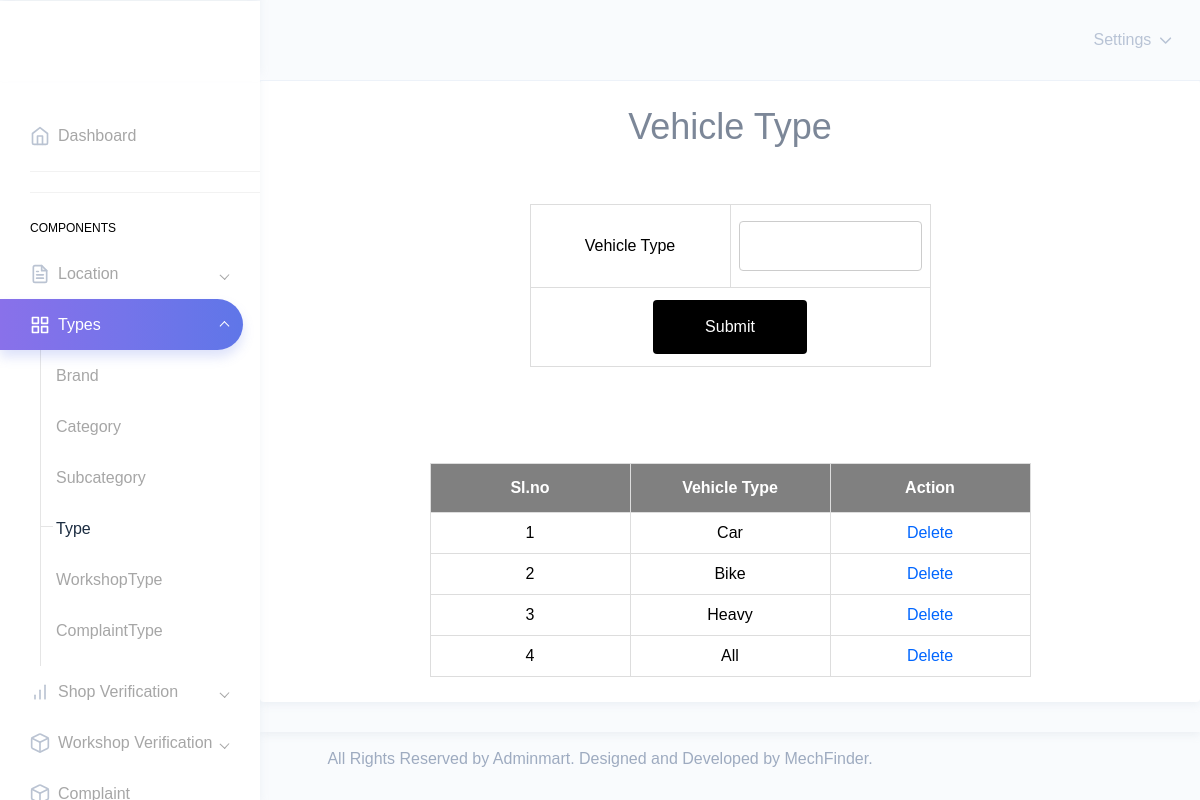
Screenshot of /Admin/Type.php with the database file from the repository.
### tables this page shows
CREATE TABLE `tbl_type` (
  `type_id` int(11) NOT NULL,
  `type_name` varchar(50) NOT NULL
);

### Admin/Type.php (the view, shortened to what this page needs)
<?php
include("../Assets/Connection/Connection.php");
include("Head.php");
			        ?>
<!DOCTYPE html PUBLIC "-//W3C//DTD XHTML 1.0 Transitional//EN" "http://www.w3.org/TR/xhtml1/DTD/xhtml1-transitional.dtd">
<html xmlns="http://www.w3.org/1999/xhtml">
<head>
</head>
<body>
<h1 align="center">Vehicle Type</h1>
<br/><br/>
<div id="tab" align="center">
<form id="form1" name="form1" method="post" action="">
  <table width="323" border="1" cellpadding="5" align="center">
    <tr align="center">
      <td width="147">Vehicle Type</td>
      <td width="144"><input type="text" name="txttype" id="txttype" required autocomplete="off" /></td>
    </tr>
    <tr align="center">
      <td colspan="2"><div align="center">
        <input type="submit" name="btnsave" id="btnsave" value="Submit" />
      </div></td>
    </tr>
  </table>
  <br /> <br /> <br />
  <br />
   <table  border="1"al align="center"cellpadding="5">
    <tr align="center">
      <th>Sl.no</th>
      <th>Vehicle Type</th>
      <th colspan="2"><div align="center">Action</div></th>
    </tr>
<?php
$i=0;
$selqry = "select * from tbl_type";
$result=$conn->query($selqry);
while($row = $result->fetch_assoc())
{
	$i++;
?>
		<tr align="center">
        	<td>
            <?php echo $i;?>
            </td>
            <td>
            <?php echo $row["type_name"];?>
            </td>
       		<td width="132"colspan="2"align="center">
        <a href="Type.php?del=<?php echo $row["type_id"];?>">Delete</a></td></tr>
        <?php
}
?>
  </table>
</form>
</div>
</body>
<?php
include("Foot.php");
?>
</html>

### Assets/Templates/form.css (style rules this page uses)
#tab { font-family: "Trebuchet MS", Arial, Helvetica, sans-serif; border-collapse: collapse; width: 100%; }
#tab td, #tab th { border: 1px solid #ddd; padding: 8px; color: black; text-align:center; min-width:200px; }
#tab a { color:#06F; }
#tab th { padding-top: 12px; padding-bottom: 12px; text-align:center; background-color: gray; color: white; alignment-adjust:central; }
input[type=text],[type=password],[type=email],[type=date], select { width: 100%; padding: 12px 20px; margin: 8px 0; display: inline-block; border: 1px solid #ccc; border-radius: 4px; box-sizing: border-box; }
input[type=submit] { width: 40%; background-color: black; color: white; padding: 15px; margin: 4px 0; border: none; border-radius: 4px; cursor: pointer; }

### rows the page displays
tbl_type: type_name "Car"
tbl_type: type_name "Bike"
tbl_type: type_name "Heavy"
tbl_type: type_name "All"
